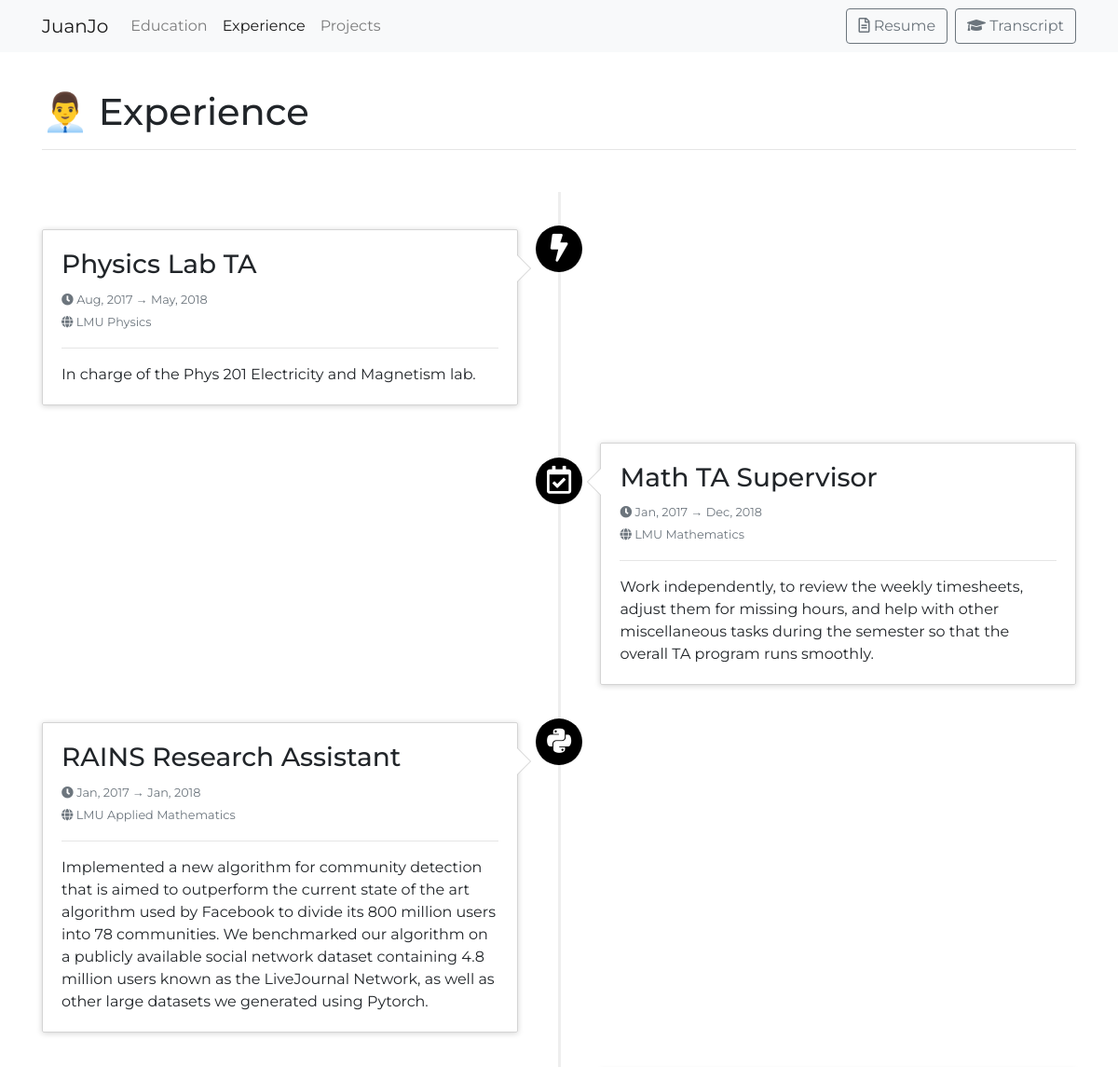
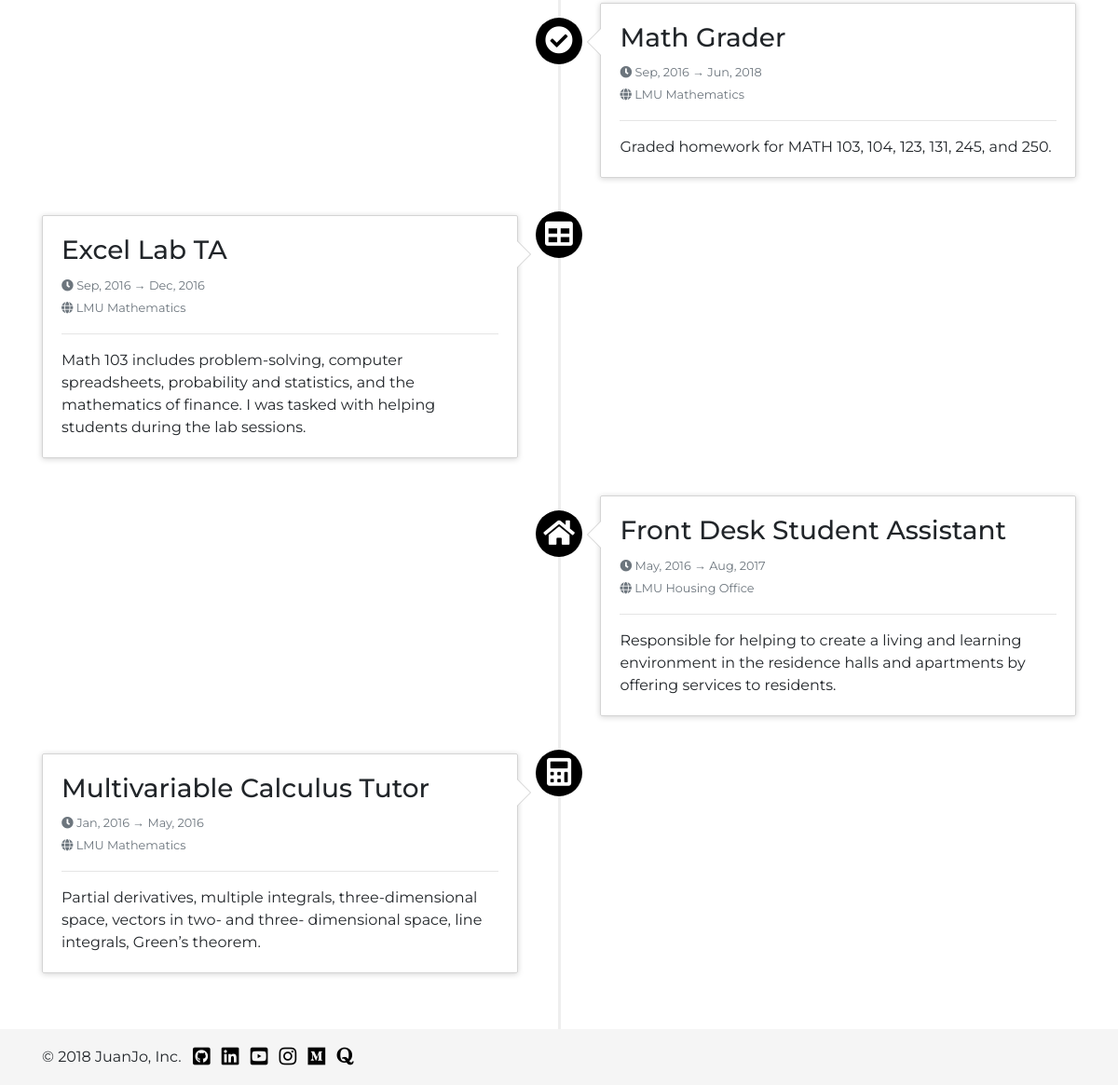
Before: /experience with the older database file (2 pictures, top to bottom).
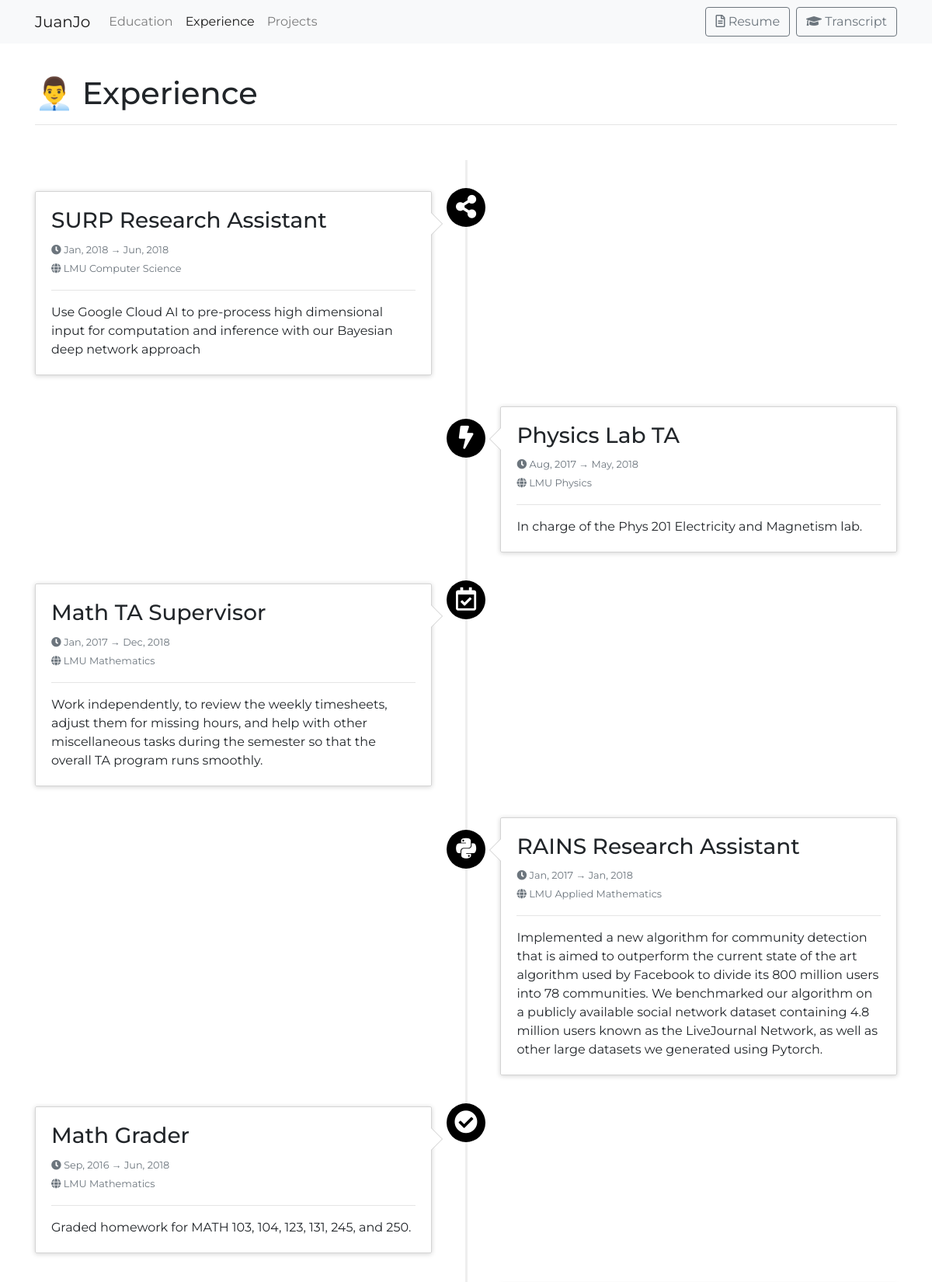
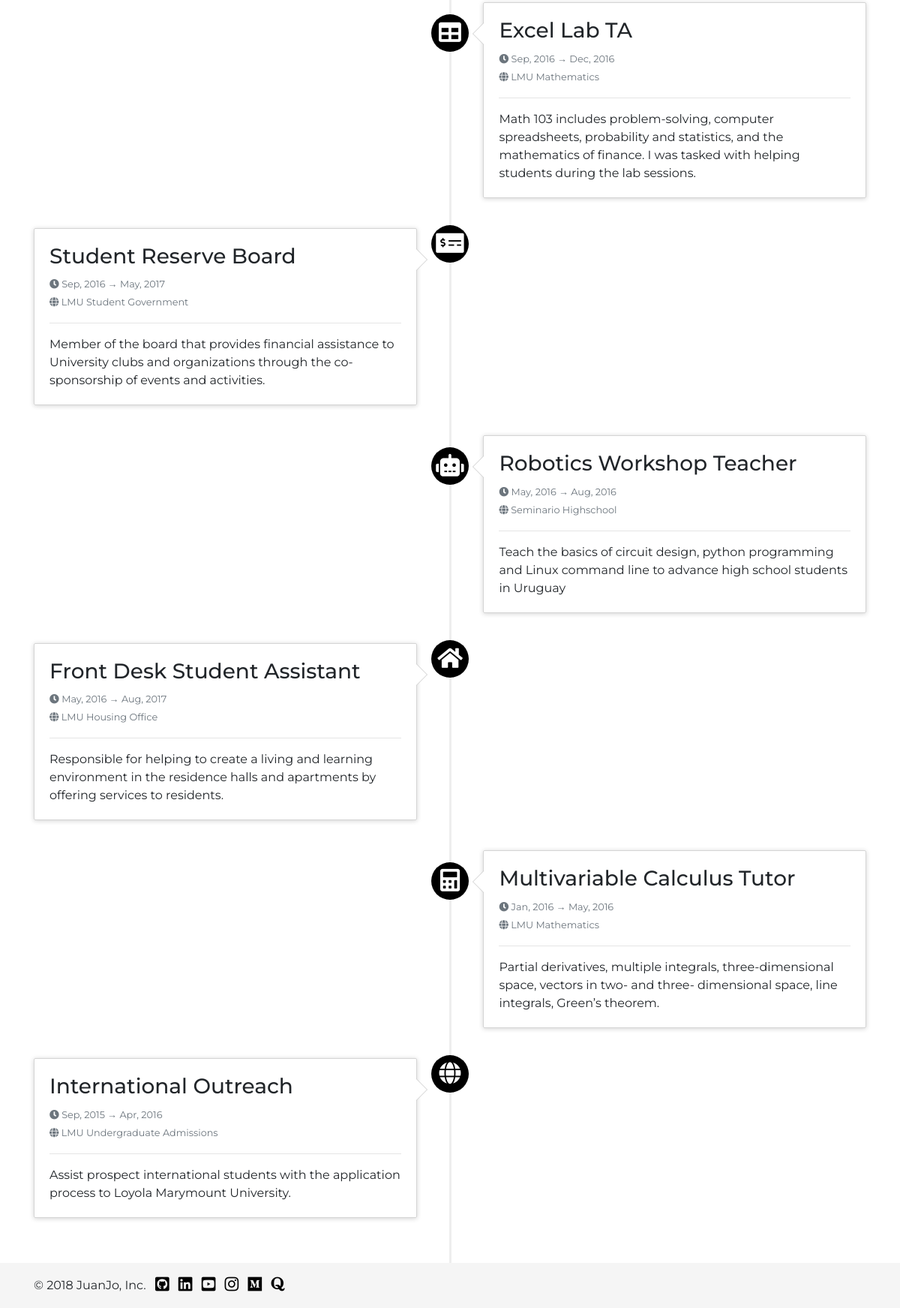
After: the same page with the newer database file (2 pictures, top to bottom).
### portfolio/models.py (models this page shows, shortened)
class Experience(models.Model):
    title = models.CharField(max_length=32)
    content = models.TextField()
    from_date = models.DateField()
    to_date = models.DateField()
    location = models.CharField(max_length=32)
    icon = models.CharField(max_length=32, default="fas fa-sun")

### portfolio/views.py (the view)
# urls.py: path("experience", views.experience, name='experience'),
def experience(request):
    context = {
        "experiences": Experience.objects.order_by('from_date').reverse(),
        "nbar": "experience"
    }
    return render(request, "portfolio/experience.html", context)

### portfolio/templates/portfolio/experience.html
{% extends "portfolio/navbar.html" %}
{% block title %}👨‍💼 Experience{% endblock %}
{% block content %}
    <ul class="timeline">
    {% for experience in experiences %}
      <li class="timeline{% if forloop.counter|divisibleby:2 %}-inverted{% endif %}">
        <div class="timeline-badge primary"><i class="{{ experience.icon }} fa-lg"></i></div>
        <div class="timeline-panel">
            <div class="timeline-heading">
              <h3 class="timeline-title">{{ experience.title }}</h3>
              <p>
                <small class="text-muted"><i class="fas fa-clock"></i> {{ experience.from_date|date:'M, Y' }} → {{ experience.to_date|date:'M, Y' }}</small><br>
                <small class="text-muted"><i class="fas fa-globe"></i> {{ experience.location }} </small>
              </p>
              <hr>
            </div>
            <div class="timeline-body">
              <p>{{ experience.content }}</p>
            </div>
        </div>
    </li>
    {% endfor %}
  </ul>
{% endblock %}

### portfolio/templates/portfolio/navbar.html (shortened to what this page needs)
{% extends "portfolio/base.html" %}
{% block styles %}
  {% load static %}
  <link rel="stylesheet" href="{% static 'portfolio/styles.css' %}" />
  {% load static %}
  <link rel="stylesheet" href="{% static 'portfolio/timeline.css' %}" />
{% endblock %}
{% block navbar %}
<nav class="navbar navbar-expand-lg navbar-light bg-light">
  <div class="container">
    <a class="navbar-brand" href="{% url 'index' %}">JuanJo</a>
    <div class="collapse navbar-collapse" id="navbarSupportedContent">
      <ul class="navbar-nav mr-auto">
        <li class="nav-item {% if nbar == 'education' %}active{% endif %}">
          <a class="nav-link" href="{% url 'education' %}">Education</a>
        </li>
        <li class="nav-item {% if nbar == 'experience' %}active{% endif %}">
          <a class="nav-link" href="{% url 'experience' %}">Experience</a>
        </li>
        <li class="nav-item {% if nbar == 'projects' %}active{% endif %}">
          <a class="nav-link" href="{% url 'projects' %}">Projects</a>
        </li>
      </ul>
      <a href="resume"><button class="btn btn-outline-secondary my-2 my-sm-0"><i class="far fa-file-alt"></i> Resume</button></a>&ensp;
      <a href="transcript"><button class="btn btn-outline-secondary my-2 my-sm-0"><i class="fas fa-graduation-cap"></i> Transcript</button></a>
    </div>
  </div>
</nav>
{% endblock %}
{% block body %}
<div class="container">
  <div class="page-header">
    <h1>
      {% block title %}{% endblock %}
    </h1>
    <hr>
  </div>
  {% block content %} {% endblock %}
</div>
{% endblock %}
{% block footer %}
<footer class="footer">
  <div class="container">
      <p>&copy; 2018 JuanJo, Inc.&ensp;
          <a href="https://github.com/juanjoneri"><i class="fab fa-github-square fa-lg"></i></a>&ensp;
          <a href="https://www.linkedin.com/in/juanjoneri"><i class="fab fa-linkedin fa-lg"></i></a>&ensp;
          <a href="https://www.youtube.com/channel/UCGlZanVS95DZZDMcRDfK7TQ/videos?shelf_id=0&view=15&sort=dd"><i class="fab fa-youtube-square fa-lg"></i></a>&ensp;
          <a href="https://www.instagram.com/juanjo.neri/?hl=en"><i class="fab fa-instagram fa-lg"></i></a>&ensp;
          <a href="https://medium.com/@juanjo.neri"><i class="fab fa-medium fa-lg"></i></a>&ensp;
          <a href="https://www.quora.com/profile/Juan-Neri-2"><i class="fab fa-quora fa-lg"></i></a>
      </p>
  </div>
</footer>
{% endblock %}

### portfolio/templates/portfolio/base.html (shortened to what this page needs)
<!DOCTYPE html>
<html lang="en">
<head>
  {% load static %}
  <link rel="stylesheet" href="https://maxcdn.bootstrapcdn.com/bootstrap/4.0.0/css/bootstrap.min.css">
  <link rel="stylesheet" href="https://use.fontawesome.com/releases/v5.0.13/css/all.css">
  {% block styles %}{% endblock %}
</head>
<body>
  {% block navbar %}{% endblock %}
  {% block body %}{% endblock %}
  {% block footer %}{% endblock %}
</body>
</html>

### portfolio/static/portfolio/styles.css (style rules this page uses)
html { position: relative; min-height: 100%; }
body { font-family: montserrat, sans-serif; margin-bottom: 60px; }
div.page-header { padding-bottom: 9px; margin: 40px 0 20px; margin-top: 40px; margin-right: 0px; margin-bottom: 20px; margin-left: 0px; }
.footer { position: absolute; bottom: 0; width: 100%; height: 60px; line-height: 60px; background-color: #f5f5f5; }
a { color: black; }

### portfolio/static/portfolio/timeline.css (style rules this page uses)
.timeline { list-style: none; padding: 20px 0 20px; position: relative; }
.timeline:before { top: 0; bottom: 0; position: absolute; content: " "; width: 3px; background-color: #eeeeee; left: 50%; margin-left: -1.5px; }
.timeline > li { margin-bottom: 20px; position: relative; }
.timeline > li:before, .timeline > li:after { content: " "; display: table; }
.timeline > li:after { clear: both; }
.timeline > li > .timeline-panel { width: 46%; float: left; border: 1px solid #d4d4d4; border-radius: 2px; padding: 20px; position: relative; -webkit-box-shadow: 0 1px 6px rgba(0, 0, 0, 0.175); box-shadow: 0 1px 6px rgba(0, 0, 0, 0.175); }
.timeline > li > .timeline-panel:before { position: absolute; top: 26px; right: -15px; display: inline-block; border-top: 15px solid transparent; border-left: 15px solid #ccc; border-right: 0 solid #ccc; border-bottom: 15px solid transparent; content: " "; }
.timeline > li > .timeline-panel:after { position: absolute; top: 27px; right: -14px; display: inline-block; border-top: 14px solid transparent; border-left: 14px solid #fff; border-right: 0 solid #fff; border-bottom: 14px solid transparent; content: " "; }
.timeline > li > .timeline-badge { color: #fff; width: 50px; height: 50px; line-height: 50px; font-size: 1.4em; text-align: center; position: absolute; top: 16px; left: 50%; margin-left: -25px; background-color: #999999; z-index: 100; border-top-right-radius: 50%; border-top-left-radius: 50%; border-bottom-right-radius: 50%; border-bottom-left-radius: 50%; }
.timeline > li.timeline-inverted > .timeline-panel { float: right; }
.timeline > li.timeline-inverted > .timeline-panel:before { border-left-width: 0; border-right-width: 15px; left: -15px; right: auto; }
.timeline > li.timeline-inverted > .timeline-panel:after { border-left-width: 0; border-right-width: 14px; left: -14px; right: auto; }
.timeline-badge.primary { background-color: black !important; }
.timeline-title { margin-top: 0; color: inherit; }
.timeline-body > p, .timeline-body > ul { margin-bottom: 0; }

Changed rows visible on the page:
added Experience: title "SURP Research Assistant", from_date "Jan, 2018", to_date "Jun, 2018", location "LMU Computer Science", content "Use Google Cloud AI to pre-process high dimensional input for computation and inference with our Bayesian deep network approach"
added Experience: title "Student Reserve Board", from_date "Sep, 2016", to_date "May, 2017", location "LMU Student Government", content "Member of the board that provides financial assistance to University clubs and organizations through the co-sponsorship of events and activities."
added Experience: title "Robotics Workshop Teacher", from_date "May, 2016", to_date "Aug, 2016", location "Seminario Highschool", content "Teach the basics of circuit design, python programming and Linux command line to advance high school students in Uruguay"
added Experience: title "International Outreach", from_date "Sep, 2015", to_date "Apr, 2016", location "LMU Undergraduate Admissions", content "Assist prospect international students with the application process to Loyola Marymount University."
